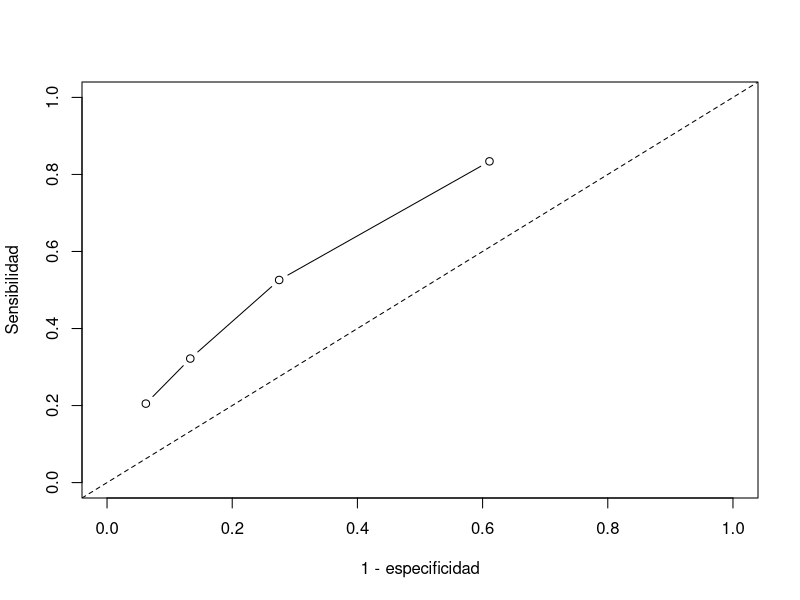

Here is the R script that generated this plot:
## ---- chunk 1
#| echo: true
corte <- c(1.1, 2.1, 3.1, 4.1)
sens  <- c(0.834, 0.526, 0.322, 0.205)
esp   <- c(0.389, 0.725, 0.867, 0.938)

data.frame(corte,
           youden = round(sens + esp - 1, 3),   # índice de Youden
           RV_pos = round(sens / (1 - esp), 2), # razón de verosimilitud positiva
           RV_neg = round((1 - sens) / esp, 2)) # razón de verosimilitud negativa

# Los cuatro puntos sobre el espacio ROC
plot(1 - esp, sens, type = "b", xlim = c(0, 1), ylim = c(0, 1),
     xlab = "1 - especificidad", ylab = "Sensibilidad")
abline(0, 1, lty = 2)   # diagonal: prueba sin capacidad discriminativa
